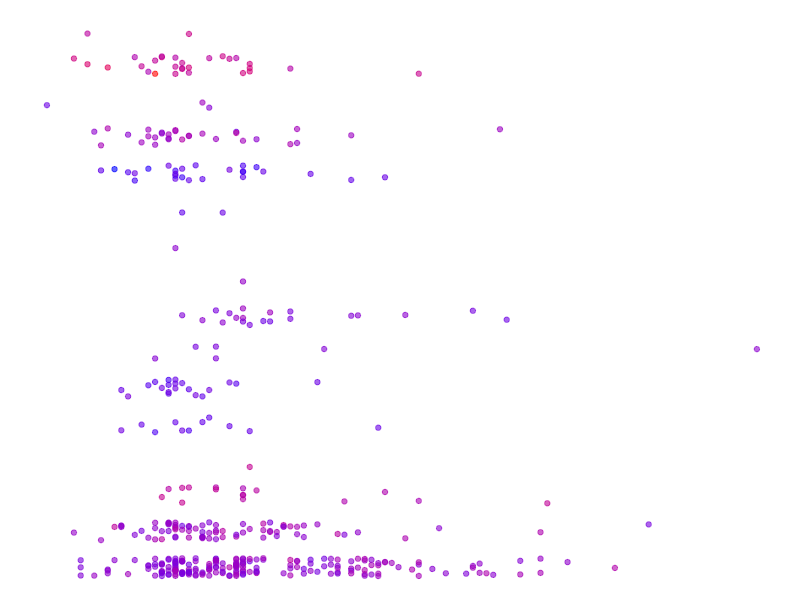
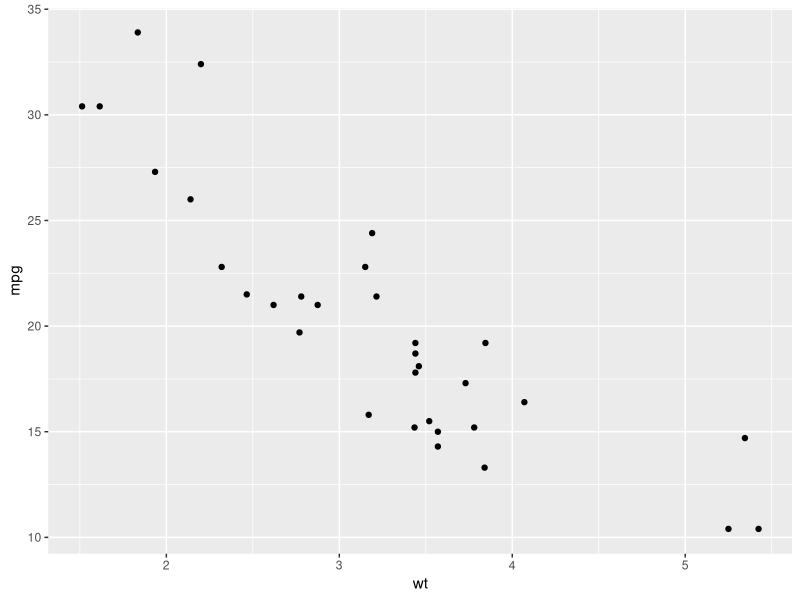

These charts were generated, in order, by the following R code:
## ---- chunk 1
knitr::opts_chunk$set(
  message = FALSE,
  echo = TRUE
)
library(tidyverse)
## ---- chunk 2
data_art <- ggplot(data = midwest, aes(x = area, y = category)) +
  geom_point(aes(color = percchildbelowpovert),
             alpha = 0.6,
             size = 1.5,
             position = position_jitter(width = 0, height = 0.25)) +
  scale_color_continuous(breaks = c(1975.25, 1994.25, 2013.25), # c() list of breaks
                         labels = c(1975, 1994, 2013),
                         low = "blue", high = "red") + # low and high colors
  theme(text = element_blank(),
        rect = element_blank(),
        axis.line = element_blank(),
        axis.ticks = element_blank(),
        legend.position = "none")

data_art
## ---- chunk 3
library(tidyverse)
ggplot(data = mtcars, aes(x = wt, y = mpg)) +
  geom_point()
